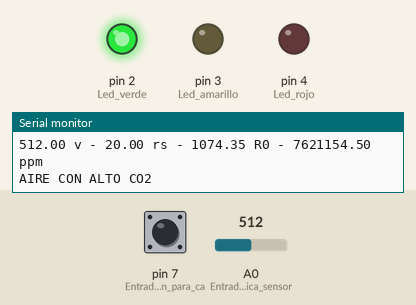
This sketch was run on a simulated Arduino Uno, built with avr-gcc and run on an emulated ATmega328P. Parts: output pins drawn as LEDs (lit = HIGH), the last lines printed to the serial monitor. The test bench sets the inputs (shaded band); at power-on: A0 (Entrada_analógica_sensor) = 512, pin 7 (Entrada_del_botón_para_ca) HIGH.

Above: at 1.3 s.
1.4 s: A0 (Entrada_analógica_sensor) set to 65
3.2 s: A0 (Entrada_analógica_sensor) set to 56
At 4.7 s:
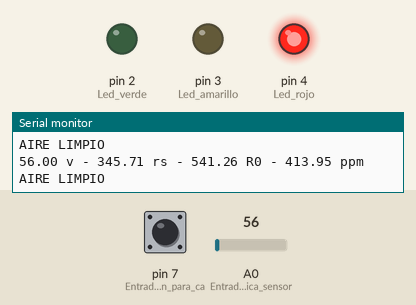
5.5 s: A0 (Entrada_analógica_sensor) set to 0
At 6.1 s:
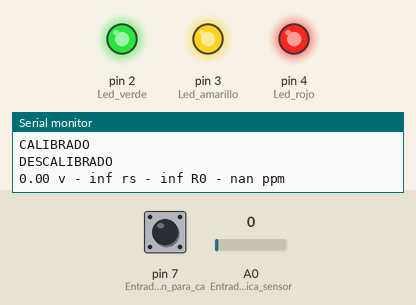
Timing chart, 0 to 8.5 s (numbered marks = the images above; inputs shaded):
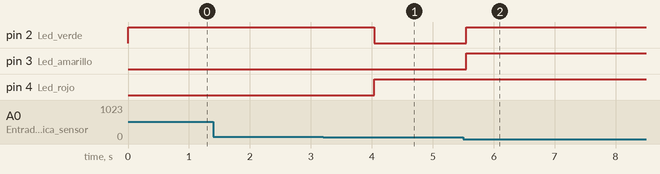

Measured:
- the behaviour switches between 60 and 59 on A0 (Entrada_analógica_sensor) (found by bisection; images 0 and 1)
- after the input at 3.2 s, pin 2 (Led_verde): HIGH → LOW after 0.84 s; pin 4 (Led_rojo): LOW → HIGH after 0.84 s
- after the input at 5.5 s, pin 2 (Led_verde), pin 3 (Led_amarillo): LOW → HIGH after 0.05 s

The sketch:

MedidorCO2Autocalibrado.ino
```cpp
//DECLARACIÓN DE VARIABLES GLOBALES
float rl = 20.0; //RL = 20.0 K Ohms. Resistencia del módulo.
float rs; //RS en K Ohms. Resistencia del sensor. Se calculará para calibrar el sistema.
float ppm; //Cantidad de PPM's de CO2 en el ambiente. Valor de ambiente ventilado = 413.95ppm
float roa;
float rob;
float adc; //Dato crudo,  Analógico (Entre 0-1024).

int adcConst = 60; //voltaje analógico predeterminado. Utilizado posteriormente en el condicional.

void setup()
{

pinMode(A0,INPUT); //Entrada analógica sensor MQ135
pinMode(7, INPUT_PULLUP); //Entrada del botón para calibrar el sistema.
pinMode(2,OUTPUT); //Led verde.
pinMode(3,OUTPUT); //Led amarillo.
pinMode(4,OUTPUT); //Led rojo.
Serial.begin(9600);
rob=1074.35; //Inicialización de la variable R0.
}

void loop()
{
//Adquisición y muestreo del valor captado por el pin de Arduino.
adc = analogRead(A0);
Serial.print(adc);
Serial.print(" v - ");

//Cálculo de la resistencia del sensor.
rs= 1024*(rl/adc)-rl;
Serial.print(rs);
Serial.print(" rs - ");

//Si el botón es presionado, calibrar generado la resistencia R0.
if(digitalRead(7)==0)
{
roa=5.59*pow(413.95, -0.36);
rob= rs/roa;
}

Serial.print(rob);
Serial.print(" R0 - ");

//Calculo de las PPM de CO2 del ambiente, aplicando RS y R0.
ppm = pow((((1024*(20/adc)-20)/rob)/5.59), 1/-0.36);
Serial.print(ppm);
Serial.println(" ppm");

//Si se encuentra un valor de voltaje analógico menor al predeterminado, autocalibrar el sistema.
if(adcConst > adc)
  {
  Serial.println("CALIBRADO");
  adcConst= adc;
  roa=5.59*pow(413.95, -0.36);
  rob= rs/roa;
  }

//Condicional de aviso de descalibración. (Todos los leds encendidos).
if(ppm<320)
{
  Serial.println("DESCALIBRADO");

  //Enciende todos los leds.
  digitalWrite(4, HIGH);
  digitalWrite(3,HIGH);
  digitalWrite(2,HIGH);
}

//Condicional de aviso de habitación ventilada. (Led verde encendido).
if(ppm>320 and ppm<500)
{
  Serial.println("AIRE LIMPIO");

  //Enciende solo el led verde.
  digitalWrite(4,HIGH);
  digitalWrite(3,LOW);
  digitalWrite(2,LOW);
}
//Condicional de aviso de habitación parcialmente con CO2. (Led amarillo encendido).
if(ppm>500 and ppm<1000)
{
  Serial.println("AIRE PARCIALMENTE LIMPIO");

  //Enciende solo el led amarillo/naranja.
  digitalWrite(4,LOW);
  digitalWrite(3,HIGH);
  digitalWrite(2,LOW);
}
//Condicional de aviso de habitación completamente con CO2. (Led rojo encendido).

if(ppm>1000)
{
  Serial.println("AIRE CON ALTO CO2");

  //Enciende solo el led rojo.
  digitalWrite(4,LOW);
  digitalWrite(3,LOW);
  digitalWrite(2,HIGH);
}

delay(500);
}
```
